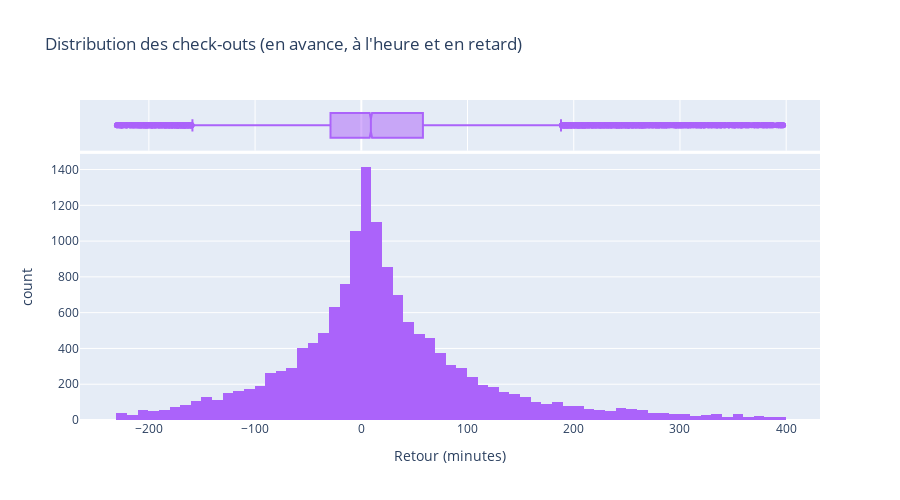
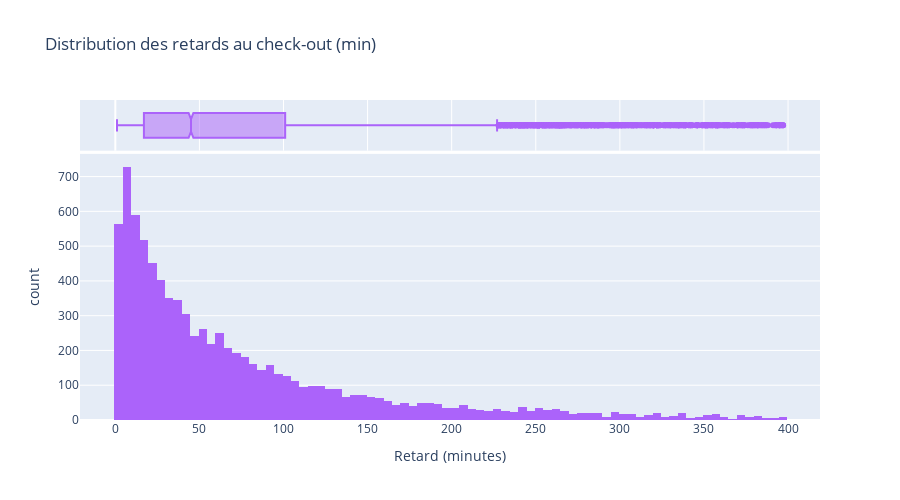

Notebook source saved alongside these figures, in order:
### Markdown cell above
**Plus d'une location sur deux est en retard !**

Le **retard médian est divisé par 2 dans le cas de locations enchainées** (4 minutes contre 9 minutes sur l'ensemble des données).

*Remarque : en raison des valeurs extrêmes, les moyennes sont très élevées et moins pertinentes.*

### Code cell
# Visualisation de la distribution détaillée des retours (en avance, à l'heure, en retard) --> SANS LES OUTLIERS (zoom sur 96)

# Histogramme des retours (en avance, à l'heure et en retard)
fig_return = px.histogram(
    viz_ended,
    x='delay_at_checkout',
    nbins=100,
    title="Distribution des check-outs (en avance, à l'heure et en retard)",
    labels={'delay_at_checkout': 'Retour (minutes)'},
    color_discrete_sequence=['#ab63fa'],
    marginal="box", 
    height=500
)
fig_return.show()


# Visualisation de la distribution des retards pour voir les fréquences et identifier les retards typiques  --> SANS LES OUTLIERS

# Filtrer pour les retards
df_positive_delays = viz_ended[viz_ended['delay_at_checkout'] > 0]

# Histogramme des retards
fig_delay = px.histogram(
    df_positive_delays,
    x='delay_at_checkout',
    nbins=100,
    title='Distribution des retards au check-out (min)',
    labels={'delay_at_checkout': 'Retard (minutes)'},
    color_discrete_sequence=['#ab63fa'],
    marginal="box", 
    height=500
)
fig_delay.show()

### Figure 1 — Plotly figure (JSON) as saved in the notebook; plotly's stock layout.template omitted (floating-point values rounded to 4 significant figures; data arrays with more than 128 entries replaced by an {"elided": "..."} marker saying what was removed)
{"data": [{"bingroup": "x", "hovertemplate": "Retour (minutes)=%{x}<br>count=%{y}<extra></extra>", "legendgroup": "", "marker": {"color": "#ab63fa", "pattern": {"shape": ""}}, "name": "", "nbinsx": 100, "orientation": "v", "showlegend": false, "type": "histogram", "x": {"elided": "16412 float values"}, "xaxis": "x", "yaxis": "y"}, {"hovertemplate": "Retour (minutes)=%{x}<extra></extra>", "legendgroup": "", "marker": {"color": "#ab63fa"}, "name": "", "notched": true, "showlegend": false, "type": "box", "x": {"elided": "16412 float values"}, "xaxis": "x2", "yaxis": "y2"}], "layout": {"barmode": "relative", "height": 500, "legend": {"tracegroupgap": 0}, "title": {"text": "Distribution des check-outs (en avance, à l'heure et en retard)"}, "xaxis": {"anchor": "y", "domain": [0, 1], "title": {"text": "Retour (minutes)"}}, "xaxis2": {"anchor": "y2", "domain": [0, 1], "matches": "x", "showgrid": true, "showticklabels": false}, "yaxis": {"anchor": "x", "domain": [0, 0.8316], "title": {"text": "count"}}, "yaxis2": {"anchor": "x2", "domain": [0.8416, 1], "matches": "y2", "showgrid": false, "showline": false, "showticklabels": false, "ticks": ""}}}

### Figure 2 — Plotly figure (JSON) as saved in the notebook; plotly's stock layout.template omitted (floating-point values rounded to 4 significant figures; data arrays with more than 128 entries replaced by an {"elided": "..."} marker saying what was removed)
{"data": [{"bingroup": "x", "hovertemplate": "Retard (minutes)=%{x}<br>count=%{y}<extra></extra>", "legendgroup": "", "marker": {"color": "#ab63fa", "pattern": {"shape": ""}}, "name": "", "nbinsx": 100, "orientation": "v", "showlegend": false, "type": "histogram", "x": {"elided": "8586 float values"}, "xaxis": "x", "yaxis": "y"}, {"hovertemplate": "Retard (minutes)=%{x}<extra></extra>", "legendgroup": "", "marker": {"color": "#ab63fa"}, "name": "", "notched": true, "showlegend": false, "type": "box", "x": {"elided": "8586 float values"}, "xaxis": "x2", "yaxis": "y2"}], "layout": {"barmode": "relative", "height": 500, "legend": {"tracegroupgap": 0}, "title": {"text": "Distribution des retards au check-out (min)"}, "xaxis": {"anchor": "y", "domain": [0, 1], "title": {"text": "Retard (minutes)"}}, "xaxis2": {"anchor": "y2", "domain": [0, 1], "matches": "x", "showgrid": true, "showticklabels": false}, "yaxis": {"anchor": "x", "domain": [0, 0.8316], "title": {"text": "count"}}, "yaxis2": {"anchor": "x2", "domain": [0.8416, 1], "matches": "y2", "showgrid": false, "showline": false, "showticklabels": false, "ticks": ""}}}
